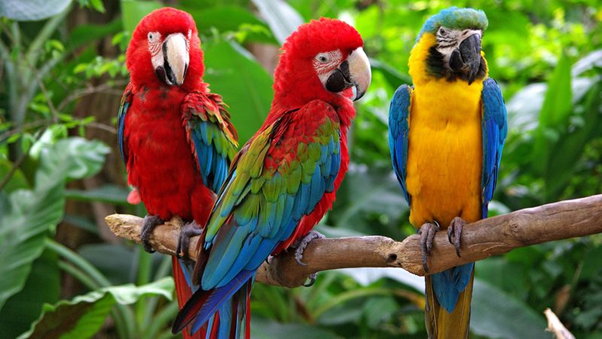
#> input picture img.png, 602 x 339 px
$ python main.py
#> lines starting #> are read from the running program, lines starting #| are printed output that depends on the picture; after the words box and inside, x2 and y2 are one past the last pixel; in counts of white or black regions, pixels touching at a corner belong together
"""This script is for generating png heightmaps based on edge
detection as well as roberts segmentation, a file should be
placed in the root directory with the title of img.png"""
# All imports
import skimage
from skimage.future import graph
from skimage.segmentation import slic
from skimage import filters, color, img_as_float
from PIL import Image
import numpy as np
import matplotlib.pyplot as plt
import matplotlib.image as mpimg

img = Image.open("img.png") #Open Image File
#> img is the input picture: PIL image 602x339 RGBA; mean R, G, B, A 99.2, 100.4, 56.3, 255
np_img = np.asarray(img.convert('RGB')) #Convert to RGB colour space for later processing
#segmentation stage
#SLIC image segmentation
labels1 = slic(np_img, compactness=30, n_segments=400, start_label=1)
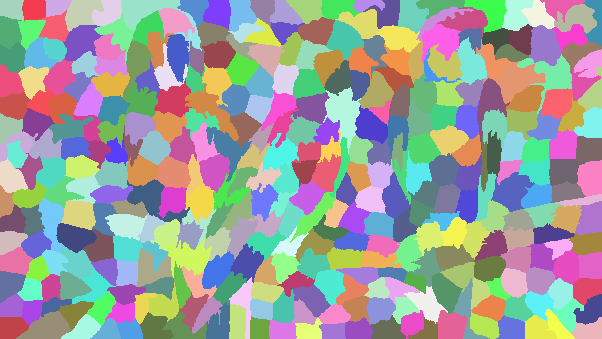
#> labels1: shape (339, 602) int64; 362 distinct labels, from 1 to 362; one colour per label, 0 black
#colour reduction
g = graph.rag_mean_color(np_img, labels1)
labels2 = graph.cut_threshold(labels1, g, 50)
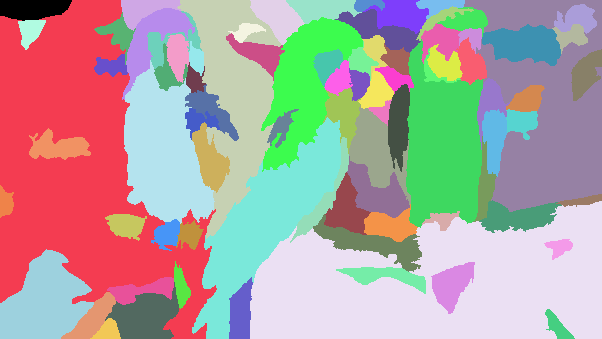
#> labels2: shape (339, 602) int64; 83 distinct labels, from 0 to 82; one colour per label, 0 black
out2 = color.label2rgb(labels2, np_img, kind='avg', bg_label=0)
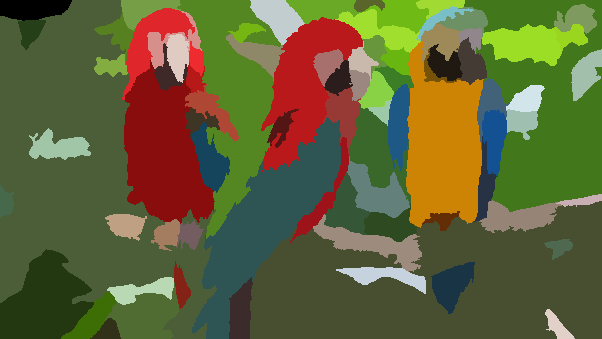
#> out2: shape (339, 602, 3); mean R, G, B 97.9, 98.8, 54.8
edges = filters.roberts(color.rgb2gray(out2)) #Roberts filtering for basic colour bordering to enhance tactile interpretation
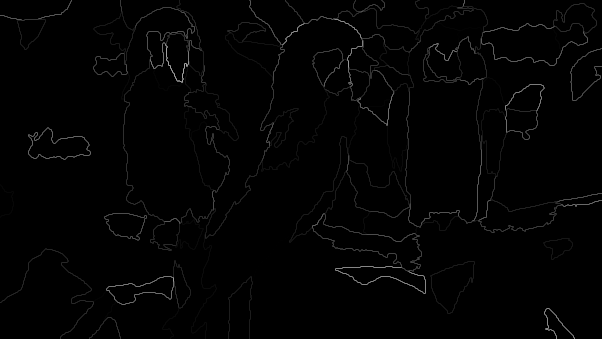
#> edges: shape (339, 602) float64; min 0, max 0.633, mean 0.0103
edges_base = filters.roberts(color.rgb2gray(np_img)) #roberts filtering to reintroduce the textures of the image such as hair, paint strokes etc.
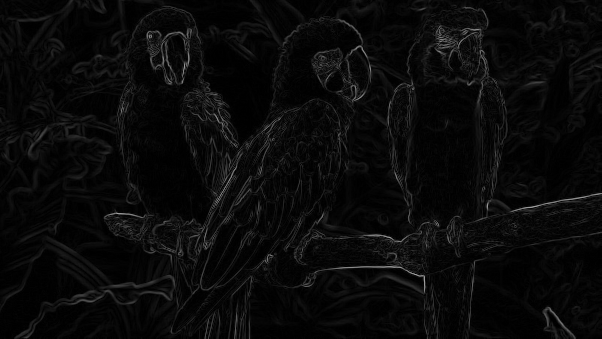
#> edges_base: shape (339, 602) float64; min 0, max 0.641, mean 0.0398
chull_diff = img_as_float(edges_base.copy())
chull_diff[edges.astype(bool)] = 0.5
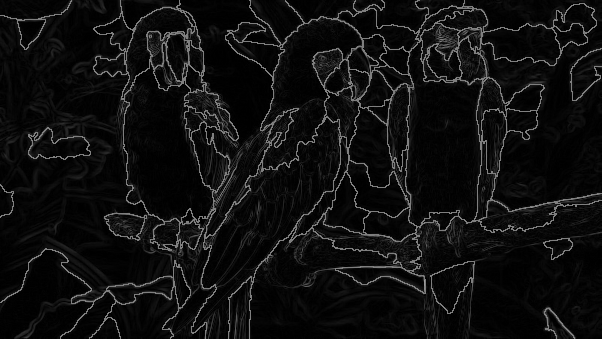
#> chull_diff: shape (339, 602) float64; 5.82% of pixels changed, all inside (x1, y1, x2, y2) = (0, 0, 602, 339)
skimage.io.imsave("img3.png", chull_diff)
